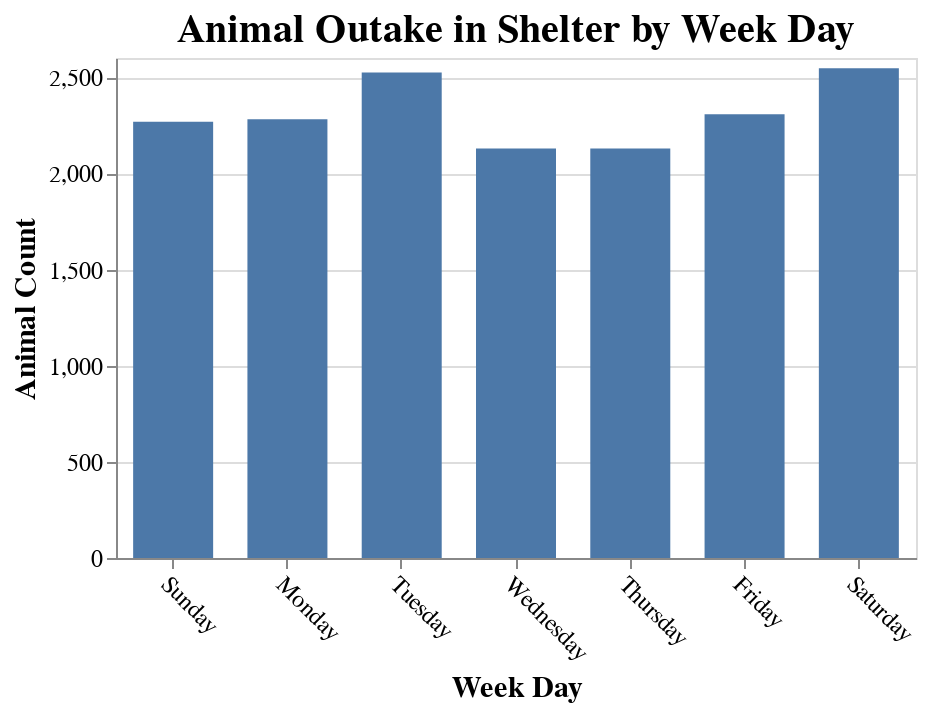

Notebook code cell kept with this figure:
### Code cell
chart = alt.Chart(data_new).mark_bar(size=40).encode(
            alt.X('outcome_weekday:N', title = 'Week Day',sort=["Sunday","Monday","Tuesday","Wednesday","Thursday","Friday","Saturday"]),
            alt.Y('count:Q', title = 'Animal Count')
        ).properties(title='Animal Outake in Shelter by Week Day',
                    width=400, height=250).configure_axisX(labelFontSize=12,
    titleFontSize=15,
    labelAngle = 45).configure_axisY(labelFontSize=12,
    titleFontSize=15).configure_title(fontSize=20)
chart

### Figure 1 — Vega-Lite specification as saved in the notebook (floating-point values rounded to 4 significant figures)
{"$schema": "https://vega.github.io/schema/vega-lite/v3.4.0.json", "config": {"axisX": {"labelAngle": 45, "labelFontSize": 12, "titleFontSize": 15}, "axisY": {"labelFontSize": 12, "titleFontSize": 15}, "mark": {"tooltip": null}, "title": {"fontSize": 20}, "view": {"height": 300, "width": 400}}, "data": {"name": "data-056cbcf74ca9402a171c9f42a1b18d9a"}, "datasets": {"data-056cbcf74ca9402a171c9f42a1b18d9a": [{"count": 2308, "outcome_weekday": "Friday"}, {"count": 2281, "outcome_weekday": "Monday"}, {"count": 2547, "outcome_weekday": "Saturday"}, {"count": 2268, "outcome_weekday": "Sunday"}, {"count": 2130, "outcome_weekday": "Thursday"}, {"count": 2525, "outcome_weekday": "Tuesday"}, {"count": 2129, "outcome_weekday": "Wednesday"}]}, "encoding": {"x": {"field": "outcome_weekday", "sort": ["Sunday", "Monday", "Tuesday", "Wednesday", "Thursday", "Friday", "Saturday"], "title": "Week Day", "type": "nominal"}, "y": {"field": "count", "title": "Animal Count", "type": "quantitative"}}, "height": 250, "mark": {"size": 40, "type": "bar"}, "title": "Animal Outake in Shelter by Week Day", "width": 400}
